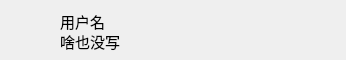
<?xml version="1.0" encoding="UTF-8"?>
<ui version="4.0">
 <class>UserItem</class>
 <widget class="QWidget" name="UserItem">
  <property name="geometry">
   <rect>
    <x>0</x>
    <y>0</y>
    <width>346</width>
    <height>60</height>
   </rect>
  </property>
  <property name="minimumSize">
   <size>
    <width>260</width>
    <height>60</height>
   </size>
  </property>
  <property name="windowTitle">
   <string>Form</string>
  </property>
  <widget class="QPushButton" name="pb_icon">
   <property name="geometry">
    <rect>
     <x>10</x>
     <y>10</y>
     <width>40</width>
     <height>40</height>
    </rect>
   </property>
   <property name="contextMenuPolicy">
    <enum>Qt::NoContextMenu</enum>
   </property>
   <property name="text">
    <string/>
   </property>
   <property name="iconSize">
    <size>
     <width>200</width>
     <height>200</height>
    </size>
   </property>
   <property name="flat">
    <bool>true</bool>
   </property>
  </widget>
  <widget class="QLabel" name="lb_name">
   <property name="geometry">
    <rect>
     <x>60</x>
     <y>10</y>
     <width>201</width>
     <height>22</height>
    </rect>
   </property>
   <property name="font">
    <font>
     <family>方正舒体</family>
     <pointsize>11</pointsize>
    </font>
   </property>
   <property name="text">
    <string>用户名</string>
   </property>
  </widget>
  <widget class="QLabel" name="lb_feeling">
   <property name="geometry">
    <rect>
     <x>60</x>
     <y>30</y>
     <width>201</width>
     <height>22</height>
    </rect>
   </property>
   <property name="font">
    <font>
     <family>楷体</family>
     <pointsize>11</pointsize>
    </font>
   </property>
   <property name="text">
    <string>啥也没写</string>
   </property>
  </widget>
 </widget>
 <resources/>
 <connections/>
</ui>
